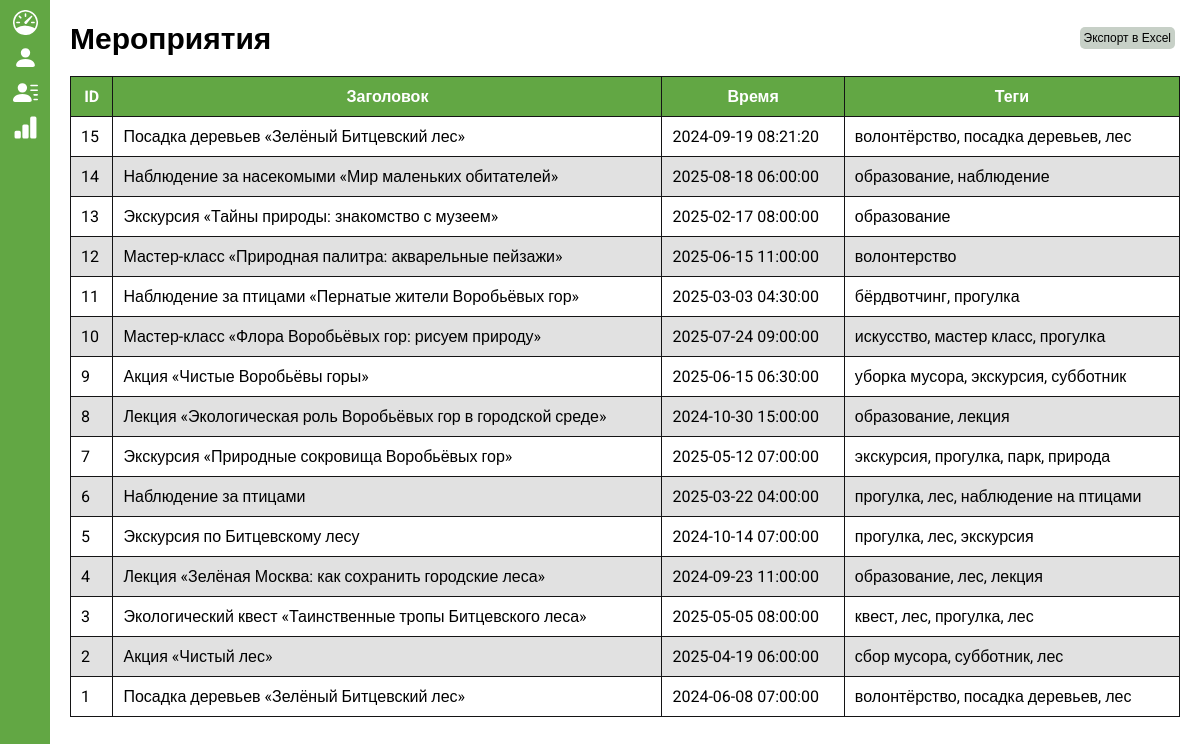
The page /admin/stats/index.php (signed in) on the database its author committed.
### tables this page shows
CREATE TABLE `events` (
  `id` int UNSIGNED NOT NULL,
  `org` int NOT NULL,
  `imageUrl` text,
  `title` text NOT NULL,
  `short` text COMMENT 'Up to 500 chars',
  `description` text NOT NULL COMMENT 'Markdown',
  `timeStart` timestamp NOT NULL,
  `timeEnd` timestamp NOT NULL,
  `isOnline` tinyint(1) NOT NULL,
  `locationAddress` text,
  `locationCoords` text,
  `locationUrl` text,
  `tags` text,
  `ageLimit` int NOT NULL,
  `isClosed` tinyint(1) NOT NULL,
  `whiteList` json DEFAULT NULL,
  `price` int NOT NULL COMMENT 'Rubles',
  `Tickets` json NOT NULL COMMENT 'Available Types of Tickets',
  `Form` json NOT NULL,
  `bonusPoints` int DEFAULT NULL,
  `bonusTree` int DEFAULT NULL,
  `addXP` int DEFAULT NULL
);

### web/admin/stats/index.php (the view, shortened to what this page needs)
<?php
$link = connectDB();
?>
<html>
<head>
    <link rel="stylesheet" href="/admin/css/style.css" media="all">
	<link rel="stylesheet" href="/admin/css/users.css" media="all">
</head>
<body>
<div class="wrapper">
    <div class="sideBar">
        <div class="menu">
	        <a href="/"><img class="icon" src="/admin/images/speedometer.svg" alt="Главная"></a>
	        <a href="/admin/profiles"><img class="icon" src="/admin/images/person-fill.svg" alt="Профили"></a>
	        <a href="/admin/applications"><img class="icon" src="/admin/images/person-lines-fill.svg" alt="Заявки"></a>
	        <a href="/admin/stats"><img class="icon" src="/admin/images/bar-chart-fill.svg" alt="Экспорт"></a>
        </div>
    </div>
    <div class="page">
        <div class="titleFlex">
            <div class="title">Мероприятия</div>
	        <button id="export-button" class="button-edit" style="border: none; cursor: pointer;">Экспорт в Excel</button>
        </div>
        <div class="content">
            <div class="table">
	            <table class="users" id="myTable">
		            <thead>
		            <tr>
			            <th>ID</th>
			            <th>Заголовок</th>
			            <th>Время</th>
			            <th>Теги</th>
		            </tr>
		            </thead>
		            <tbody>
		            <?php
    $query = mysqli_query($link, "SELECT * FROM `events` ORDER BY `events`.`id` DESC");
	while ($u = mysqli_fetch_array($query)) {
		echo '
		            <tr>
			            <td>'.$u["id"].'</td>
			            <td>'.$u["title"].'</td>
			            <td>'.$u["timeStart"].'</td>
			            <td>'.$u["tags"].'</td>
		            </tr>'
		;
    }
		            ?>
		            </tbody>
	            </table>
            </div>
        </div>
    </div>
</div>
</body>
</html>

### web/admin/css/style.css (style rules this page uses)
* { margin: 0; padding: 0; box-sizing: border-box; }
body { background: #ffffff; color: #000; }
.sideBar { height: 100%; width: 50; position: fixed; z-index: 1; top: 0; left: 0; overflow-x: hidden; padding: 0; display: flex; flex-direction: column; justify-content: space-between; background: #62a744; }
.page { margin: 20px 20px 20px 70px; }
.content { display: grid; grid-template-columns: 2fr 3fr; grid-gap: 20px 20px; font-family: "Inter", sans-serif; height: calc(100% - 100px); }
.title { font-size: 30px; font-family: "Inter", sans-serif; font-weight: 900; }
.titleFlex { display: flex; justify-content: space-between; align-items: center; margin-bottom: 20px; }
.menu { display: flex; flex-direction: column; padding: 5px; align-items: center; }
.menu .icon { filter: invert(100%); width: 25px; margin: 5px 0; transition: 0.2s; }

### web/admin/css/users.css (style rules this page uses)
.content { display: block; }
table { width: 100%; border-collapse: collapse; font-family: "Roboto", sans-serif; }
table thead tr { color: #ffffff;font-weight: bold;background: #62a744; }
table tbody tr:nth-child(2n) { background: #e1e1e1; }
table td, table th { padding: 10px; border: 1px solid #141415; }
table tr { border-radius: 10px; }
.button-edit { background: #c7d0c7; font-size: 12px; color: #000; text-decoration: none; padding: 4px; display: inline-block; margin-right: 5px; transition: 0.2s; border-radius: 5px; }
img { width: 60px; filter: invert(100%); }

### rows shown on the page
events: id "15", title "Посадка деревьев «Зелёный Битцевский лес»", timeStart "2024-09-19 08:21:20", tags "волонтёрство, посадка деревьев, лес"
events: id "14", title "Наблюдение за насекомыми «Мир маленьких обитателей»", timeStart "2025-08-18 06:00:00", tags "образование, наблюдение"
events: id "13", title "Экскурсия «Тайны природы: знакомство с музеем»", timeStart "2025-02-17 08:00:00", tags "образование"
events: id "12", title "Мастер-класс «Природная палитра: акварельные пейзажи»", timeStart "2025-06-15 11:00:00", tags "волонтерство"
events: id "11", title "Наблюдение за птицами «Пернатые жители Воробьёвых гор»", timeStart "2025-03-03 04:30:00", tags "бёрдвотчинг, прогулка"
events: id "10", title "Мастер-класс «Флора Воробьёвых гор: рисуем природу»", timeStart "2025-07-24 09:00:00", tags "искусство, мастер класс, прогулка"
events: id "9", title "Акция «Чистые Воробьёвы горы»", timeStart "2025-06-15 06:30:00", tags "уборка мусора, экскурсия, субботник"
events: id "8", title "Лекция «Экологическая роль Воробьёвых гор в городской среде»", timeStart "2024-10-30 15:00:00", tags "образование, лекция"
events: id "7", title "Экскурсия «Природные сокровища Воробьёвых гор»", timeStart "2025-05-12 07:00:00", tags "экскурсия, прогулка, парк, природа"
events: id "6", title "Наблюдение за птицами", timeStart "2025-03-22 04:00:00", tags "прогулка, лес, наблюдение на птицами"
events: id "5", title "Экскурсия по Битцевскому лесу", timeStart "2024-10-14 07:00:00", tags "прогулка, лес, экскурсия"
events: id "4", title "Лекция «Зелёная Москва: как сохранить городские леса»", timeStart "2024-09-23 11:00:00", tags "образование, лес, лекция"
events: id "3", title "Экологический квест «Таинственные тропы Битцевского леса»", timeStart "2025-05-05 08:00:00", tags "квест, лес, прогулка, лес"
events: id "2", title "Акция «Чистый лес»", timeStart "2025-04-19 06:00:00", tags "сбор мусора, субботник, лес"
events: id "1", title "Посадка деревьев «Зелёный Битцевский лес»", timeStart "2024-06-08 07:00:00", tags "волонтёрство, посадка деревьев, лес"
